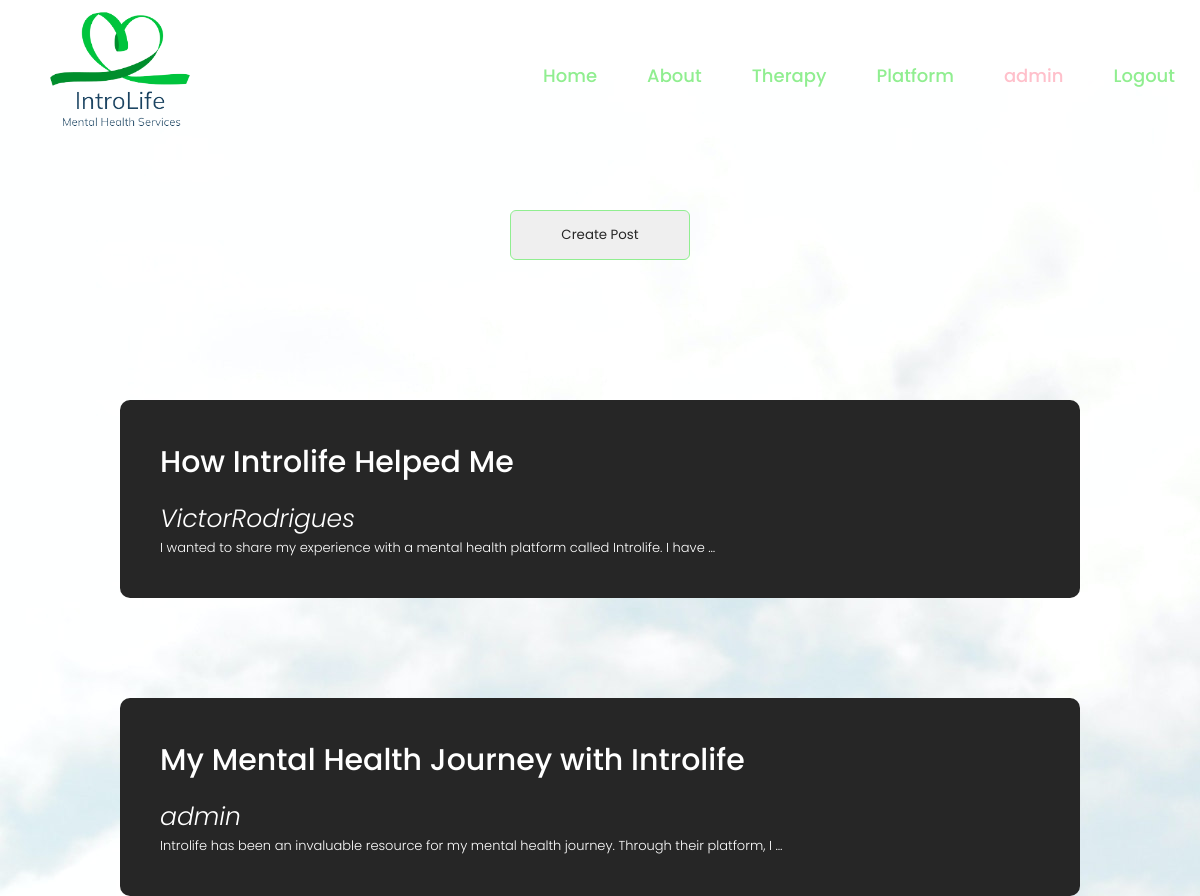
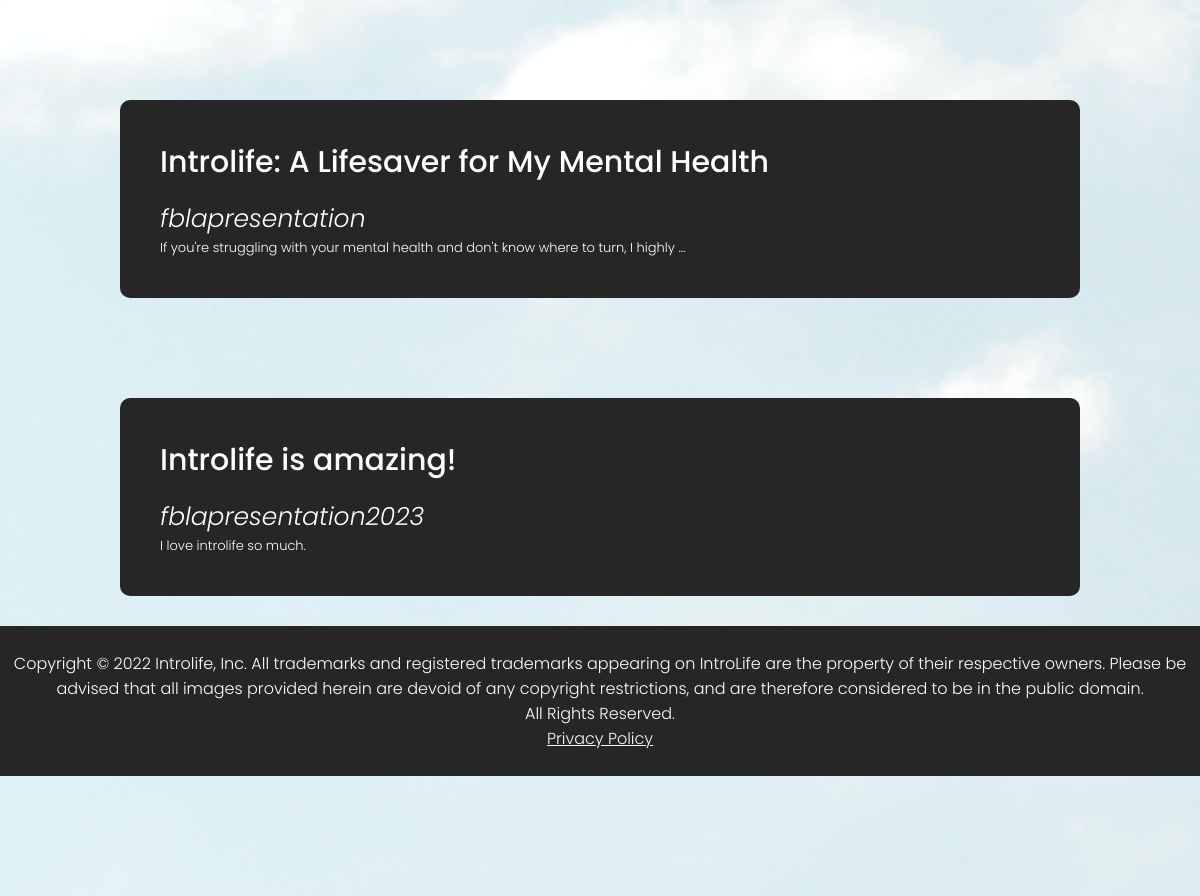
The app's page /platform/ (signed in) with its own data (2 pictures, top to bottom).
### introlife_app/models.py (models this page shows, shortened)
class Post(models.Model):
    title = models.CharField(max_length = 100)
    date = models.DateTimeField(auto_now_add = True)
    author = models.ForeignKey(User, on_delete = models.CASCADE)
    body = models.TextField()
    slug = models.SlugField(unique = True, null = True)
    def get_absolute_url(self):
        return reverse('post_detail', kwargs = {'slug' : self.slug})

### introlife_app/views.py (the view)
# urls.py: path('platform/', views.platform, name = 'platform'),
def platform(request):
    post = Post.objects.all()
    paginator = Paginator(post, 1)
    page_number = request.GET.get('page')
    page_obj = paginator.get_page(page_number)
    return render(request, "platform.html", {"post" : post, "page_obj" : page_obj})

### introlife_app/templates/platform.html
{% extends 'base.html' %}
{% block introchat_content %}
<a href="{% url 'createpost' %}" style="text-decoration:none; cursor: grab;">
        <button class = "btn btn-primary">Create Post</button>
</a>
{% for post in post %}
<div id = "services">
        <div class = "container">
                        <div class="services-list">
                                <a href="{{ post.get_absolute_url }}", style = "text-decoration:none; color:white;">
                                        <div>
                                                <h2>{{ post.title }}</h2>
                                                <p><i  style = "font-size:25px;">{{ post.author }}</i></p>
                                                <p>{{ post.body|truncatewords:15 }}</p>
                                            </div>
                                </a>
        </div>
</div>
{% endfor %}
{% endblock introchat_content %}

### introlife_app/templates/base.html (shortened to what this page needs)
{% load static %}
<!DOCTYPE html>
<html lang = "en">
    <head>
    <link rel = "stylesheet" href = "{% static 'style.css' %}">
    </head>
    <link rel = "stylesheet" href = "{% static 'style.css' %}" >
<section style = "background-image: url('../static/images/background1.jpg');">
    <body >
        <header id = "navToolbar3" >
            <nav id = "navToolbar2" >
              <img src = "{% static 'images/IntroLifeLogo.png' %}" class = "logo"/>
              <ul id = "navToolbar" >
                <li class = "toolbar"><a href = "{% url 'home' %}" style = "color:lightgreen;">Home</a></li>
                    <li class = "toolbar"><a href = "{% url 'about' %}" style = "color:lightgreen;">About</a></li>
                    {% if user.is_authenticated %}
                    <li class = "toolbar""><a href = "{% url 'therapy' %}" style = "color:lightgreen;">Therapy</a></li>
                    <li class = "toolbar"><a href="{% url 'platform' %}" style = "color:lightgreen;">Platform</a></li>
                    <li class = "toolbar" style = "color:pink;"><a style = "color:pink;">{{ user.username }}</a></li>
                    <li class = "toolbar"><a href = "{% url 'logout' %}" style = "color:lightgreen;">Logout</a></li>
                    {% else %}
                    <li class = "toolbar"><a href = "{% url 'signup' %}" style = "color:lightgreen;">Sign Up</a></li>
                    <li class = "toolbar"><a href = "{% url 'login' %}" style = "color:lightgreen;">Login</a></li>
                    {% endif %}
              </ul>
            </nav>
          </header>
        <nav>
         </nav>
            {% block introchat_content %}
            {% endblock %}
    </body>
    <footer>
        <div class="copyright">
            <p>Copyright © 2022 Introlife, Inc. All trademarks and registered trademarks appearing on IntroLife are the property of their respective owners. Please be advised that all images provided herein are devoid of any copyright restrictions, and are therefore considered to be in the public domain.</p>
            <p>All Rights Reserved.</p>
            <p><a href="{% url 'privacypolicy' %}" style = "color:aliceblue;">Privacy Policy</a></p>
        </div>
    </footer>
  </section>
    </body>
</html>

### introlife_app/static/style.css (style rules this page uses)
* { margin: 0; padding: 0; font-family: 'Poppins', 'sans-serif'; box-sizing: border-box; }
nav { background: aliceblue; }
#navToolbar2 { background: white; }
#navToolbar3 { background: white; }
.logo { position: relative; bottom: 80px; right: 150px; width: 300px; height: auto; }
#navToolbar { position: absolute; right: 0px; top: 30px; }
header a { text-decoration: none; }
header { padding: 0 20px; background-color: #1d1f1d; height: 50px; display: flex; justify-content: space-between; }
ul { list-style: none; height: 100%; display: flex; align-items: center; justify-content: space-around; }
ul a { color: white; }
ul li { padding: 0px; margin-left: 10px; }
nav { display: flex; height: 80px; width: 100%; background: transparent; align-items: center; justify-content: space-between; padding: 0 50px 0 100px; flex-wrap: wrap; }
nav ul { display: flex; flex-wrap: wrap; list-style: none; }
nav ul li a { top: 5px; bottom: 30px; color: #f2f2f2; text-decoration: none; font-size: 18px; font-weight: 500; padding: 0px 5px; border-radius: 5px; transition: all 0.3s ease; }
header { position: relative; left: 0; top: 0; width: 1005; height: 80px; }
body { background: white; color: #262626; }
.container { padding: 10px 10%; }
nav { display: flex; align-items: center; justify-content: space-between; flex-wrap: wrap; }
nav ul li { display: inline-block; list-style: none; margin: 10px 20px; }
nav ul li a { color: #fff; text-decoration: none; font-size: 18px; position: relative; }
#services { padding: 30px 0; }
.services-list { display: grid; grid-template-columns: repeat(auto-fit, minmax(250px, 1fr)); grid-gap: 40px; margin-top: 50px; }
.services-list div { background: #262626; padding: 40px; font-size: 13px; font-weight: 300; border-right: 10px; border-radius: 10px; transition: background 0.5s, transform 0.5s; }
.services-list div i { font-size: 50px; margin-bottom: 30px; }
.services-list div h2 { font-size: 30px; font-weight: 500; margin-bottom: 15px; }
.copyright { width: 100%; text-align: center; padding: 25px 0; background: #262626; font-weight: 300; margin-top: 20px; color: #fff; }
.btn { display: block; margin: 50px auto; width: fit-content; border: 1px solid lightgreen; padding: 14px 50px; border-radius: 6px; text-decoration: none; color: #262626; transition: background 0.5s; }
.copyright { width: 100%; text-align: center; padding: 25px 0; background: #262626; font-weight: 300; margin-top: 20px; }

### records on screen
Post: title "How Introlife Helped Me", author "VictorRodrigues", body "I wanted to share my experience with a mental health platform called Introlife. I have …"
Post: title "My Mental Health Journey with Introlife", author "admin", body "Introlife has been an invaluable resource for my mental health journey. Through their platform, I …"
Post: title "Introlife: A Lifesaver for My Mental Health", author "fblapresentation", body "If you're struggling with your mental health and don't know where to turn, I highly …"
Post: title "Introlife is amazing!", author "fblapresentation2023", body "I love introlife so much."

### other values on screen
{{ user.username }} "admin"
